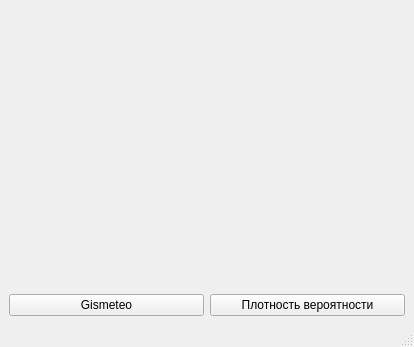
<?xml version="1.0" encoding="UTF-8"?>
<ui version="4.0">
 <class>MainWindow</class>
 <widget class="QMainWindow" name="MainWindow">
  <property name="geometry">
   <rect>
    <x>0</x>
    <y>0</y>
    <width>414</width>
    <height>347</height>
   </rect>
  </property>
  <property name="windowTitle">
   <string>MainWindow</string>
  </property>
  <widget class="QWidget" name="centralwidget">
   <layout class="QVBoxLayout" name="verticalLayout">
    <item>
     <layout class="QHBoxLayout" name="horizontalLayout_2">
      <item>
       <widget class="QCustomPlot" name="customPlot_prob_mass_func" native="true">
        <property name="sizePolicy">
         <sizepolicy hsizetype="Preferred" vsizetype="MinimumExpanding">
          <horstretch>0</horstretch>
          <verstretch>0</verstretch>
         </sizepolicy>
        </property>
        <property name="maximumSize">
         <size>
          <width>16777215</width>
          <height>16777215</height>
         </size>
        </property>
       </widget>
      </item>
      <item>
       <widget class="QCustomPlot" name="customPlot_temp" native="true">
        <property name="sizePolicy">
         <sizepolicy hsizetype="Preferred" vsizetype="MinimumExpanding">
          <horstretch>0</horstretch>
          <verstretch>0</verstretch>
         </sizepolicy>
        </property>
       </widget>
      </item>
     </layout>
    </item>
    <item>
     <layout class="QHBoxLayout" name="horizontalLayout">
      <item>
       <widget class="QPushButton" name="pushButton_load_temp">
        <property name="text">
         <string>Gismeteo</string>
        </property>
       </widget>
      </item>
      <item>
       <widget class="QPushButton" name="pushButton_calculate_PMF">
        <property name="text">
         <string>Плотность вероятности</string>
        </property>
       </widget>
      </item>
     </layout>
    </item>
   </layout>
  </widget>
  <widget class="QStatusBar" name="statusbar"/>
 </widget>
 <customwidgets>
  <customwidget>
   <class>QCustomPlot</class>
   <extends>QWidget</extends>
   <header location="global">qcustomplot.h</header>
   <container>1</container>
  </customwidget>
 </customwidgets>
 <resources/>
 <connections/>
</ui>
